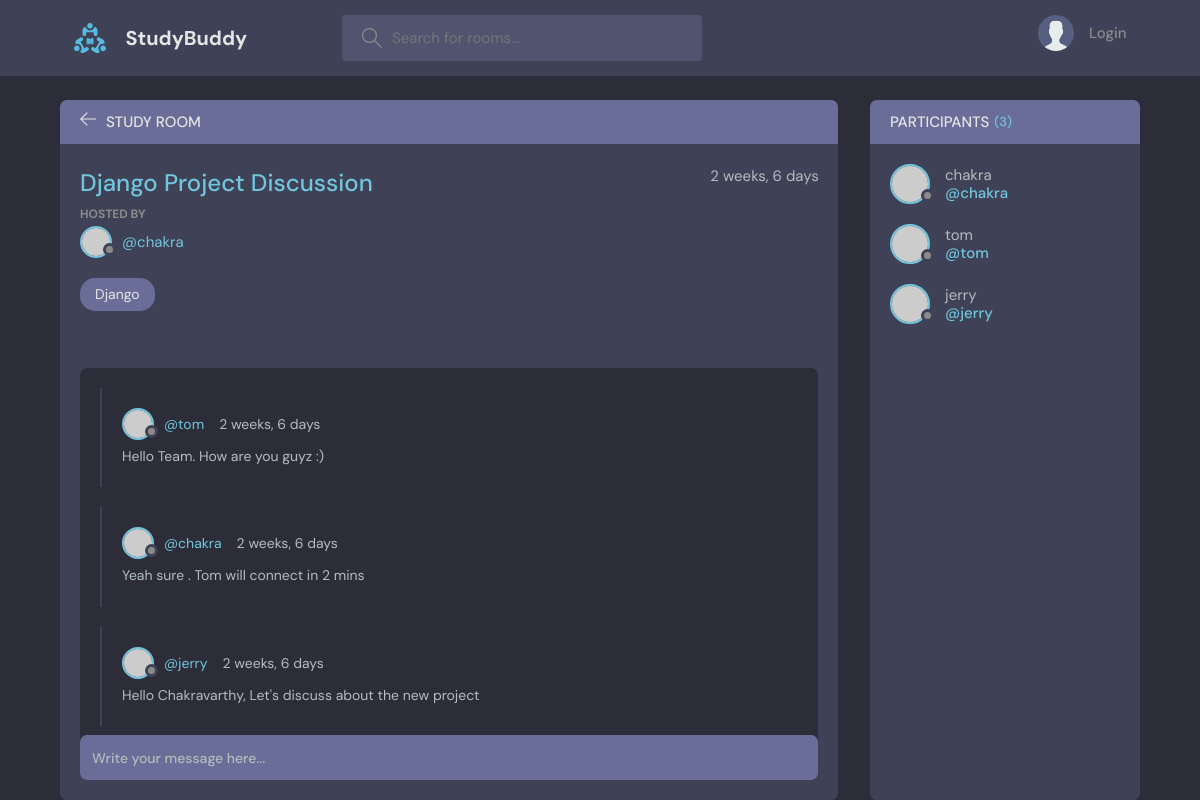
The app's page /room_page/1/ with its own data.
### base/models.py (models this page shows, shortened)
class Room(models.Model):
    host = models.ForeignKey(User, on_delete= models.SET_NULL, null=True)
    topic = models.ForeignKey(Topic, on_delete=models.SET_NULL, null=True) # one to many relationship: topic(Topic) have multiple rooms
    name = models.CharField(max_length=200)
    description = models.TextField(null=True)
    participants = models.ManyToManyField(User,related_name='participants', blank=True)
    updated = models.DateTimeField(auto_now=True)
    created = models.DateTimeField(auto_now_add=True)
    class Meta:
        ordering = ['-updated', '-created']

class Topic(models.Model):
    name = models.CharField(max_length=200)
    def __str__(self):
        return self.name

class Message(models.Model):
    user = models.ForeignKey(User, on_delete= models.CASCADE)  #one to many relationship: one user(User) have multiple messages
    room = models.ForeignKey(Room, on_delete=models.CASCADE)   #one to many relationship: one room(Room) have many messages
    body = models.TextField()
    updated = models.DateTimeField(auto_now=True)
    created  = models.DateTimeField(auto_now_add=True)
    class Meta:
        ordering = ['-updated', '-created']

### base/views.py (the view, shortened to what this page needs)
# urls.py: path('room_page/<str:pk>/', views.room, name='room'),
def room(request, pk):
    room = Room.objects.get(id=pk)
    room_messages = room.message_set.all()
    participants = room.participants.all()
    context = {"room":room, 'room_messages': room_messages, "participants": participants} #when we are passing through the data into template page, it should be wrapped in a dictionary
    return render(request, 'base/room.html',context)

### base/templates/base/room.html (shortened to what this page needs)
{% extends 'main.html' %}
{% block content %}
    <main class="profile-page layout layout--2">
      <div class="container">
        <div class="room">
          <div class="room__top">
            <div class="room__topLeft">
              <a href="{% url 'home' %}">
                <svg version="1.1" xmlns="http://www.w3.org/2000/svg" width="32" height="32" viewBox="0 0 32 32">
                  <title>arrow-left</title>
                  <path
                    d="M13.723 2.286l-13.723 13.714 13.719 13.714 1.616-1.611-10.96-10.96h27.625v-2.286h-27.625l10.965-10.965-1.616-1.607z"
                  ></path>
                </svg>
              </a>
              <h3>Study Room</h3>
            </div>
          </div>
          <div class="room__box scroll">
            <div class="room__header scroll">
              <div class="room__info">
                <h3>{{room.name}}</h3>
                <span>{{room.created|timesince}}</span>
              </div>
              <div class="room__hosted">
                <p>Hosted By</p>
                <a href="{% url 'user-profile' room.host.id %}" class="room__author">
                  <div class="avatar avatar--small">
                    <img src="https://randomuser.me/api/portraits/men/37.jpg" />
                  </div>
                  <span>@{{room.host.username}}</span>
                </a>
              </div>
              <span class="room__topics">{{room.topic}}</span>
            </div>
            <div class="room__conversation">
              <div class="threads scroll">
                {% for room_message in room_messages %}
                  <div class="thread">
                    <div class="thread__top">
                      <div class="thread__author">
                        <a href="{% url 'user-profile' room_message.user.id %}" class="thread__authorInfo">
                          <div class="avatar avatar--small">
                            <img src="https://randomuser.me/api/portraits/men/37.jpg" />
                          </div>
                          <span>@{{room_message.user.username}}</span>
                        </a>
                        <span class="thread__date">{{room_message.created|timesince}}</span>
                      </div>
                  </div>
                  <div class="thread__details">
                    {{room_message.body}}
                  </div>
                </div>
                {% endfor %}
              </div>
            </div>
          </div>
          <div class="room__message">
            <form action="" method="POST">
              <input name="body" placeholder="Write your message here..." />
            </form>
          </div>
        </div>
        <div class="participants">
          <h3 class="participants__top">Participants <span>({{participants.count}})</span></h3>
          <div class="participants__list scroll">
            {% for user in participants %}
            <a href="{% url 'user-profile' user.id %}" class="participant">
              <div class="avatar avatar--medium">
                <img src="https://randomuser.me/api/portraits/men/37.jpg" />
              </div>
              <p>
                {{user.username}}
                <span>@{{user.username}}</span>
              </p>
            </a>
            {% endfor %}
          </div>
        </div>
      </div>
    </main>
{% endblock %}

### records on screen
Room: name "Django Project Discussion", created "2 weeks, 6 days", host.username "chakra", topic "Django"
Message: user.username "tom", created "2 weeks, 6 days", body "Hello Team. How are you guyz :)"
Message: user.username "chakra", created "2 weeks, 6 days", body "Yeah sure . Tom will connect in 2 mins"
Message: user.username "jerry", created "2 weeks, 6 days", body "Hello Chakravarthy, Let's discuss about the new project"

### other values on screen
{{ participants.count }} "3"
{{ user.username }} "chakra"
{{ user.username }} "tom"
{{ user.username }} "jerry"
